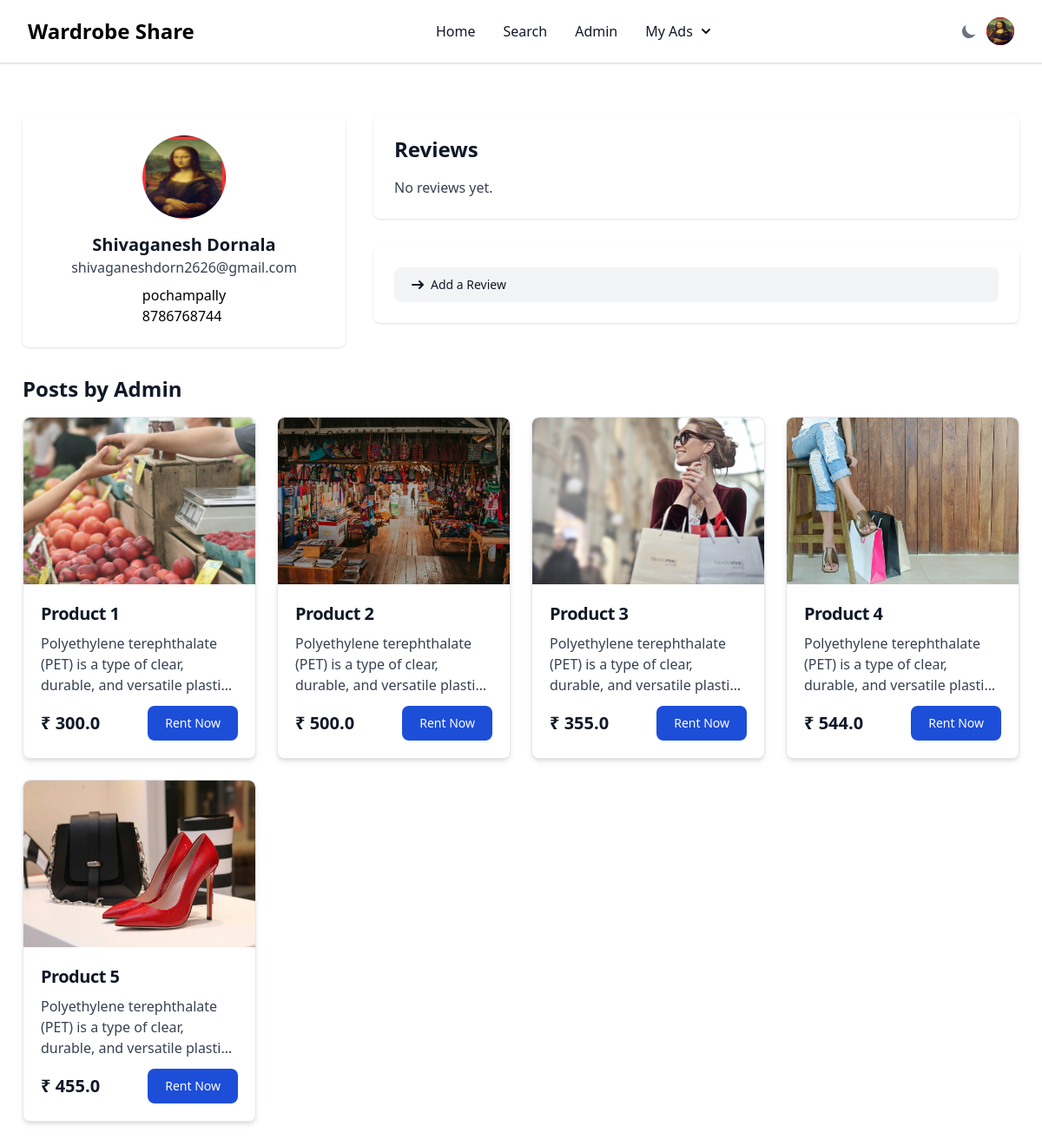
Screenshot of /post/profile/5/ (signed in) with the database file from the repository.
### app/models.py (models this page shows, shortened)
class Profile(models.Model):
    user=models.ForeignKey(User,on_delete=models.CASCADE)
    image=models.ImageField(upload_to="profiles",blank=True,null=True)
    first_name=models.CharField(max_length=50)
    last_name=models.CharField(max_length=50)
    phone_number=models.CharField(max_length=10)
    city=models.CharField(max_length=30)
    address=models.TextField()
    wallet=models.FloatField(default=0)

class Post(models.Model):
    user = models.ForeignKey(User, on_delete=models.CASCADE)
    profile = models.ForeignKey(Profile, on_delete=models.CASCADE)
    category = models.ForeignKey(Category, on_delete=models.CASCADE)
    title = models.CharField(max_length=100)
    image = models.ImageField(upload_to='posts')
    gender=models.CharField(max_length=20,default="All Genders",choices=(("All Genders","All Genders"),("Men","Men"),("Women","Women")))
    description = models.TextField()
    quantity=models.IntegerField(default=1)
    price = models.FloatField()
    rent_method=models.CharField(max_length=10,choices=(("1","Day"),("7","Week"),("30","Month"),("365","Year")))
    availability=models.BooleanField(default=True)
    location=models.CharField(max_length=20)
    period=models.DateField(default=datetime.date.today()+datetime.timedelta(days=365))
    created_at = models.DateTimeField(auto_now_add=True)

### app/views.py (the view, shortened to what this page needs)
# urls.py: path('post/profile/<id>/',post_profile),
@login_required
def post_profile(request,id):
    profile=Profile.objects.get(id=id)
    order=Post.objects.filter(user=profile.user)
    reviews=Review.objects.filter(profile=profile)
    form=ReviewForm()
    return render(request,'profile_reviews.html',{"data":order,"reviews":reviews,"profile":profile,"form":form})

### templates/profile_reviews.html (shortened to what this page needs)
{% extends 'header.html' %}
{% load static %}
{% block main %}
<section class="bg-white dark:bg-gray-900 py-12">
  <div class="container px-4 mx-auto max-w-screen-xl">
    <div class="flex flex-col md:flex-row gap-8">
      <div class="w-full md:w-1/3">
        <div class="bg-white rounded-lg shadow dark:border dark:bg-gray-800 dark:border-gray-700 p-6">
          <div class="flex flex-col items-center">
            <img class="w-24 h-24 rounded-full mb-4" src="{% if profile.image %}{{ profile.image.url }}{% else %}{% static 'profile.jpg' %}{% endif %}" alt="Profile picture">
            <h2 class="text-xl font-bold text-gray-900 dark:text-white">{{ profile.first_name | title }} {{ profile.last_name | title }}</h2>
            <p class="text-gray-700 dark:text-gray-400">{{ profile.user.email }}</p>
            <p class="mt-2">
              <span class="text-md text-black dark:text-white">{{ profile.address }}</span><br>
              <span class="text-md text-black dark:text-white">{{ profile.phone_number }}</span><br>
            </p>
          </div>
        </div>
      </div>
      <div class="w-full md:w-2/3">
        <div class="bg-white rounded-lg shadow dark:border dark:bg-gray-800 dark:border-gray-700 p-6">
          <h2 class="text-2xl font-bold text-gray-900 dark:text-white mb-4">Reviews</h2>
          {% if reviews %}
          <ul class="divide-y divide-gray-200 dark:divide-gray-700">
            {% for review in reviews %}
            <li class="py-4">
              <div class="flex items-center justify-between">
                <div class="flex items-center space-x-3">
                  <img class="w-8 h-8 rounded-full" src="{% if review.user.image %}{{ review.user.image.url }}{% else %}{% static 'profile.jpg' %}{% endif %}" alt="User image">
                  <div>
                    <p class="text-sm font-medium text-gray-900 dark:text-white">{{ review.user.user.username }}</p>
                    <p class="text-sm text-gray-500 dark:text-gray-400">{{ review.created_at }}</p>
                  </div>
                </div>
                <div class="flex items-center">
                  {% for i in review.rating %}
                  <svg class="w-4 h-4 text-yellow-300" aria-hidden="true" xmlns="http://www.w3.org/2000/svg"
                    fill="currentColor" viewBox="0 0 22 20">
                    <path
                      d="M20.924 7.625a1.523 1.523 0 0 0-1.238-1.044l-5.051-.734-2.259-4.577a1.534 1.534 0 0 0-2.752 0L7.365 5.847l-5.051.734A1.535 1.535 0 0 0 1.463 9.2l3.656 3.563-.863 5.031a1.532 1.532 0 0 0 2.226 1.616L11 17.033l4.518 2.375a1.534 1.534 0 0 0 2.226-1.617l-.863-5.03L20.537 9.2a1.523 1.523 0 0 0 .387-1.575Z" />
                  </svg>
                  {% endfor %}
                  {% for i in review.empty %}
                  <svg class="w-4 h-4 text-gray-300 dark:text-gray-500" aria-hidden="true"
                    xmlns="http://www.w3.org/2000/svg" fill="currentColor" viewBox="0 0 22 20">
                    <path
                      d="M20.924 7.625a1.523 1.523 0 0 0-1.238-1.044l-5.051-.734-2.259-4.577a1.534 1.534 0 0 0-2.752 0L7.365 5.847l-5.051.734A1.535 1.535 0 0 0 1.463 9.2l3.656 3.563-.863 5.031a1.532 1.532 0 0 0 2.226 1.616L11 17.033l4.518 2.375a1.534 1.534 0 0 0 2.226-1.617l-.863-5.03L20.537 9.2a1.523 1.523 0 0 0 .387-1.575Z" />
                  </svg>
                  {% endfor %}
                </div>
              </div>
              <p class="text-gray-700 dark:text-gray-300 mt-2">{{ review.comment }}</p>
              {% if review.image %}
              <div class="mt-2">
                <img src="{{ review.image.url }}" alt="Review Image" class="w-48 h-auto rounded-lg">
              </div>
              {% endif %}
            </li>
            {% endfor %}
          </ul>
          {% else %}
          <p class="text-gray-700 dark:text-gray-400">No reviews yet.</p>
          {% endif %}
        </div>
        {% if request.user.is_authenticated  %}
        <div class="bg-white rounded-lg shadow dark:border dark:bg-gray-800 dark:border-gray-700 p-6 mt-8">
            <button type="button" data-collapse-toggle="addReview" aria-controls="addReview" aria-expanded="false"
              class="w-full text-left text-gray-900 bg-gray-100 hover:bg-gray-200 focus:ring-4 focus:outline-none focus:ring-gray-300 font-medium rounded-lg text-sm px-5 py-2.5 text-center inline-flex items-center dark:bg-gray-700 dark:hover:bg-gray-600 dark:text-white dark:focus:ring-gray-800">
              <svg class="w-3.5 h-3.5 mr-2" aria-hidden="true" xmlns="http://www.w3.org/2000/svg" fill="none"
                viewBox="0 0 14 10">
                <path stroke="currentColor" stroke-linecap="round" stroke-linejoin="round" stroke-width="2"
                  d="M1 5h12m0 0L9 1m4 4L9 9" />
              </svg>
              Add a Review
            </button>
          </div>
        {% endif %}
      </div>
    </div>
    <div class="mt-8">
      <h2 class="text-2xl font-bold text-gray-900 dark:text-white mb-4">Posts by {{ profile.user.username | title }}</h2>
      {% if data %}
      <div class="grid grid-cols-2 gap-6 md:grid-cols-3 lg:grid-cols-4 xl:grid-cols-4">
        {% for post in data %}
        <div class="overflow-hidden bg-white border border-gray-200 rounded-lg shadow-md dark:bg-gray-800 dark:border-gray-700 transition-transform duration-300 hover:scale-105">
          <a href="/post/view/{{ post.id }}">
            <img class="rounded-t-lg h-48 w-full object-cover" src="{{ post.image.url }}" alt="img">
            <div class="p-5">
              <h5 class="mb-2 text-xl font-bold tracking-tight text-gray-900 dark:text-white line-clamp-2">{{ post.title }}
              </h5>
              <p class="mb-3 font-normal text-gray-700 dark:text-gray-400 line-clamp-3">{{ post.description }}</p>
              <div class="flex items-center justify-between">
                <span class="text-xl font-bold text-gray-900 dark:text-white">₹ {{ post.price }}</span>
                <a href="/order/{{ post.id }}/1"
                  class="text-white bg-blue-700 hover:bg-blue-800 focus:ring-4 focus:outline-none focus:ring-blue-300 font-medium rounded-lg text-sm px-5 py-2.5 text-center dark:bg-blue-600 dark:hover:bg-blue-700 dark:focus:ring-blue-800">Rent
                  Now</a>
              </div>
            </div>
          </a>
        </div>
        {% endfor %}
      </div>
      {% else %}
      <p class="text-gray-700 dark:text-gray-400">No posts found.</p>
      {% endif %}
    </div>
  </div>
</section>
{% endblock %}

### templates/header.html (shortened to what this page needs)
{%load static%}
<!doctype html>
<html>
<head>
    <script src="https://cdn.tailwindcss.com"></script>
    <script
        src="https://cdn.tailwindcss.com?plugins=forms,typography,aspect-ratio,line-clamp,container-queries"></script>
    <link href="https://cdn.jsdelivr.net/npm/flowbite@2.5.2/dist/flowbite.min.css" rel="stylesheet" />
</head>
<body>
  <nav class="bg-white border-b-2 border-gray-200 px-2 sm:px-4 dark:bg-gray-900 dark:border-b-1 dark:border-gray-900 transition-colors duration-300 sticky top-0 z-50">
    <div class="max-w-screen-xl flex flex-wrap items-center justify-between mx-auto p-4">
      <a href="/" class="flex items-center space-x-3 rtl:space-x-reverse">
        <span class="self-center text-2xl font-semibold whitespace-nowrap dark:text-white">Wardrobe Share</span>
      </a>
      <div class="flex items-center md:order-2 space-x-3 md:space-x-0 rtl:space-x-reverse">
        <button onclick="toggleDarkMode()"
          class="text-gray-500 dark:text-gray-400 hover:bg-gray-100 dark:hover:bg-gray-700 focus:outline-none focus:ring-4 focus:ring-gray-200 dark:focus:ring-gray-700 rounded-lg text-sm p-2.5"
          aria-label="Toggle dark mode">
          <svg id="theme-toggle-dark-icon" class="hidden w-5 h-5" fill="currentColor" viewBox="0 0 20 20"
            xmlns="http://www.w3.org/2000/svg">
            <path d="M17.293 13.293A8 8 0 016.707 2.707a8.001 8.001 0 1010.586 10.586z"></path>
          </svg>
        </button>
        {% if request.user.is_authenticated %}
        <button type="button"
          class="flex text-sm bg-gray-800 rounded-full md:me-0 focus:ring-4 focus:ring-gray-300 dark:focus:ring-gray-600 transition-colors duration-300"
          id="user-menu-button" aria-expanded="false" data-dropdown-toggle="user-dropdown"
          data-dropdown-placement="bottom">
          <img class="w-8 h-8 rounded-full" src="{%if request.profile.image%} {{ request.profile.image.url }} {%else%} {% static 'profile.jpg' %} {%endif%}" alt="user photo">
        </button>
        {% endif %}
      </div>
      <div class="items-center justify-between hidden w-full md:flex md:w-auto md:order-1" id="navbar-user">
        <ul
          class="flex flex-col font-medium p-4 md:p-0 mt-4 border border-gray-100 rounded-lg bg-gray-50 md:space-x-8 rtl:space-x-reverse md:flex-row md:mt-0 md:border-0 md:bg-white dark:bg-gray-800 md:dark:bg-gray-900 dark:border-gray-700 transition-colors duration-300">
          <li class="group">
            <a href="/"
              class="block py-2 px-3 text-gray-900 rounded group-hover:bg-gray-100 md:group-hover:bg-transparent md:group-hover:text-blue-700 md:p-0 dark:text-white md:dark:group-hover:text-blue-500 dark:group-hover:bg-gray-700 dark:group-hover:text-white md:dark:group-hover:bg-transparent dark:border-gray-700 relative">Home
            </a>
          </li>
          <li class="group">
            <a href="/search"
              class="block py-2 px-3 text-gray-900 rounded hover:bg-gray-100 md:hover:bg-transparent md:hover:text-blue-700 md:p-0 dark:text-white md:dark:hover:text-blue-500 dark:hover:bg-gray-700 dark:hover:text-white md:dark:hover:bg-transparent dark:border-gray-700 relative">Search
            </a>
          </li>
          {%if user.is_superuser%}
          <li class="group">
            <a href="/admin"
              class="block py-2 px-3 text-gray-900 rounded hover:bg-gray-100 md:hover:bg-transparent md:hover:text-blue-700 md:p-0 dark:text-white md:dark:hover:text-blue-500 dark:hover:bg-gray-700 dark:hover:text-white md:dark:hover:bg-transparent dark:border-gray-700 relative">Admin
            </a>
          </li>
          {%endif%}
          <li class="group relative">
            <button id="dropdownNavbarLink" data-dropdown-toggle="dropdownNavbar"
              class="flex items-center justify-between w-full py-2 px-3 text-gray-900 hover:bg-gray-100 md:hover:bg-transparent md:border-0 md:hover:text-blue-700 md:p-0 md:w-auto dark:text-white md:dark:hover:text-blue-500 dark:focus:text-white dark:hover:bg-gray-700 md:dark:hover:bg-transparent">My
              Ads
              <svg class="w-2.5 h-2.5 ms-2.5" aria-hidden="true" xmlns="http://www.w3.org/2000/svg" fill="none"
                viewBox="0 0 10 6">
                <path stroke="currentColor" stroke-linecap="round" stroke-linejoin="round" stroke-width="2"
                  d="m1 1 4 4 4-4" />
              </svg>
            </button>
          </li>
          </ul>
      </div>
    </div>
  </nav>
</body>
<main class="bg-white dark:bg-darkbg dark:text-white">
    {% block main%}
    {%endblock%}
</main>
</html>

### templates/header.html (style rules this page uses)
main { min-height: 100vh; padding: 10px; }

### rows the page displays
Profile: image (picture), first_name "Shivaganesh", last_name "Dornala", user.email "shivaganeshdorn2626@gmail.com", address "pochampally", phone_number "8786768744", user.username "Admin"
Post: image (picture), title "Product 1", description "Polyethylene terephthalate (PET) is a type of clear, durable, and versatile…", price "300.0"
Post: image (picture), title "Product 2", description "Polyethylene terephthalate (PET) is a type of clear, durable, and versatile…", price "500.0"
Post: image (picture), title "Product 3", description "Polyethylene terephthalate (PET) is a type of clear, durable, and versatile…", price "355.0"
Post: image (picture), title "Product 4", description "Polyethylene terephthalate (PET) is a type of clear, durable, and versatile…", price "544.0"
Post: image (picture), title "Product 5", description "Polyethylene terephthalate (PET) is a type of clear, durable, and versatile…", price "455.0"
